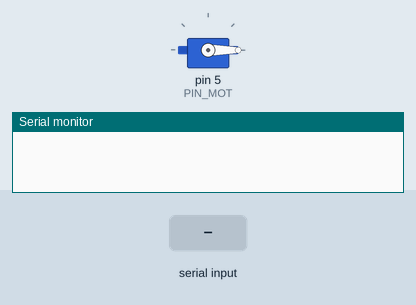
This sketch was run on a simulated Arduino Uno, built with avr-gcc and run on an emulated ATmega328P. On the bench: servo, the last lines printed to the serial monitor. Inputs (shaded band) come from the test bench.

Above: at 1.2 s.
1.3 s: "90,45\n" received over Serial
At 3.3 s:
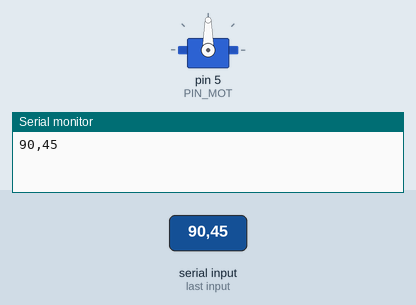
3.8 s: "200\n" received over Serial
At 5.2 s:
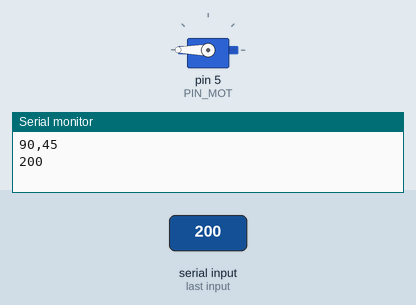
6.3 s: "30,150\n" received over Serial
At 8.4 s:
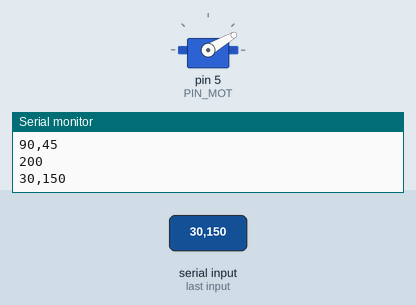
8.8 s: "90\n" received over Serial
At 10.2 s:
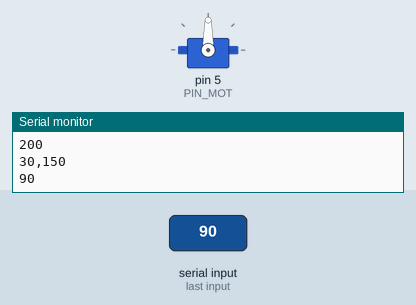
Timing chart, 0 to 11.8 s (numbered marks = the images above; inputs shaded):
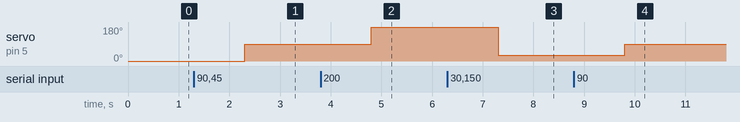

Measured:
- after the input at 1.3 s, servo on pin 5 (PIN_MOT): 0° → 90° after 1.0 s
- after the input at 3.8 s, servo on pin 5 (PIN_MOT): 90° → 180° after 1.0 s
- after the input at 6.3 s, servo on pin 5 (PIN_MOT): 180° → 30° after 1.0 s
- after the input at 8.8 s, servo on pin 5 (PIN_MOT): 30° → 90° after 1.0 s

The sketch:

sketch_nov26a.ino
```cpp
#include <Servo.h>

#define PIN_MOT 5

Servo mot;

void setup()  {
  Serial.begin(9600);
  delay(30);
  mot.attach(PIN_MOT);
  mot.write(0);
}

int vmot=0;
String cad;

void loop() {

  if(Serial.available()){
    cad= Serial.readString();
    vmot= cad.toInt();
    Serial.println(cad);
    }

  mot.write(vmot);

}
```
